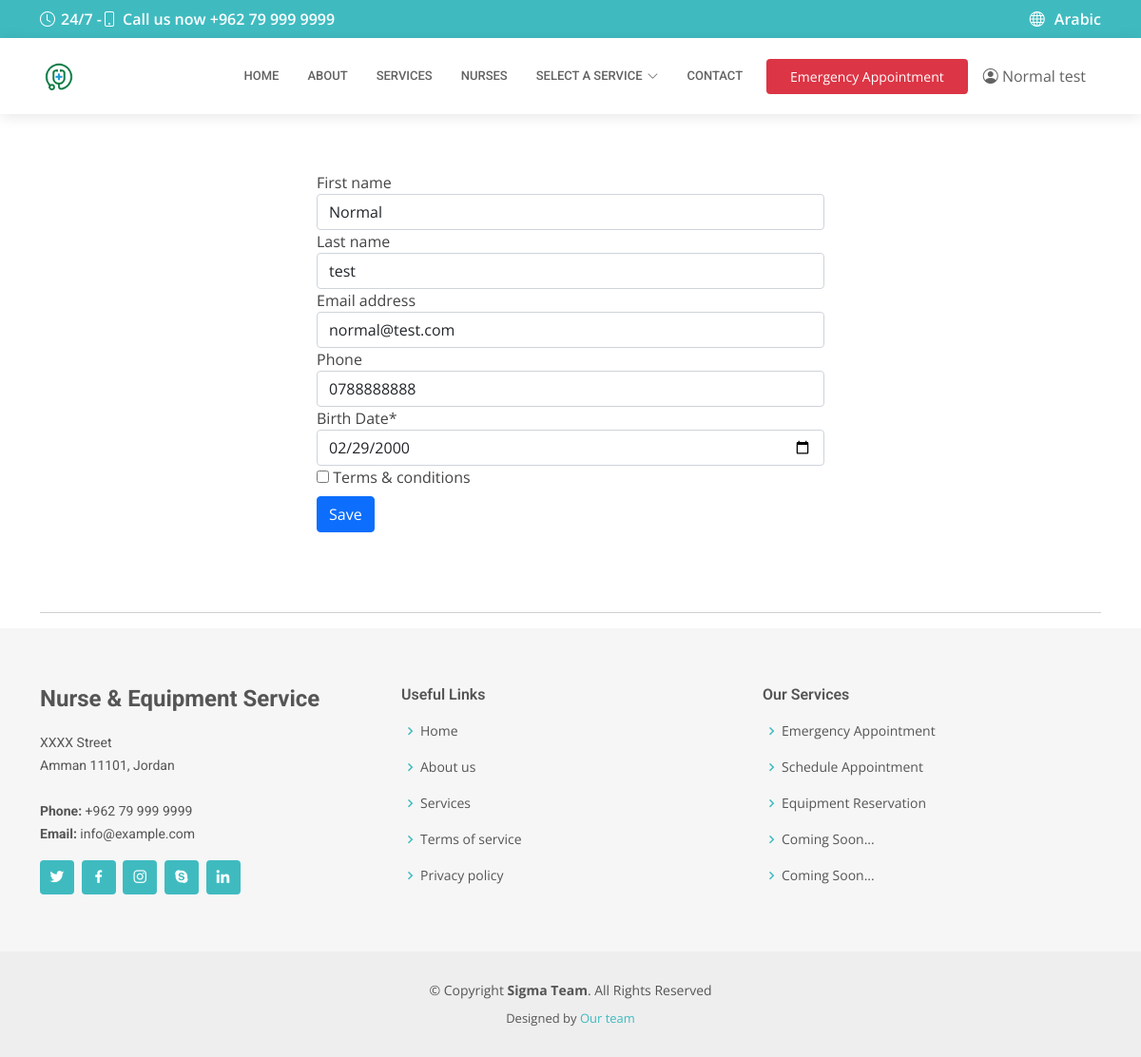
/en/user/update/3/info (signed in), run on the app's committed database.
### user/models.py (models this page shows, shortened)
class CustomUser(AbstractUser):
    phone = models.CharField(unique=True, max_length=10, null=True, blank=True, verbose_name=_('Phone'))
    birth_date = models.DateField(null=True, default=timezone.now, verbose_name=_('Birth Date'))
    insurance = models.BooleanField(default=False, verbose_name=_('Do you have health insurance'))
    agreement = models.BooleanField(default=False, verbose_name=_('Terms & conditions'))
    session_number = models.IntegerField(null=True, default=0)

### user/views.py (the view)
# urls.py: path('update/<int:pk>/info', UserUpdateView.as_view(), name='user-update-info'),
@method_decorator(login_required, name="dispatch")
class UserUpdateView(SuccessMessageMixin, UpdateView):
    template_name = 'user/user_edit_info.html'
    model = CustomUser
    form_class = UserUpdateForm
    success_message = 'Your information updated successfully.'
    success_url = reverse_lazy('home')
    def get_object(self, queryset=None):
        queryset = self.model.objects.filter(id=self.request.user.id)
        return super(UserUpdateView, self).get_object(queryset)

### user/forms.py
class UserUpdateForm(forms.ModelForm):
    class Meta:
        model = CustomUser
        fields = ['first_name', 'last_name', 'email', 'phone', 'birth_date', 'agreement']
        widgets = {
            'birth_date': DateInput(),
        }

### templates/user/user_edit_info.html (shortened to what this page needs)
{% extends "inner-page.html" %}
{% load crispy_forms_tags %}
{% load i18n %}
{% block inner_content %}
    <section class="site-section">
        <div class="container">
            <div class="row justify-content-center">
                <div class="col-md-6">
                    <div class="form-wrap">
                        <form class="edit_user_info" method="POST">
                            <div>
                                {% crispy form %}
                                <button class="primaryAction btn btn-primary mt-2 mb-2"
                                        type="submit">{% trans "Save" %}</button>
                            </div>
                        </form>
                    </div>
                </div>
            </div>
        </div>
    </section>
    <hr>
{% endblock %}

### templates/partials/header.html (shortened to what this page needs)
{% load static %}
{% load i18n %}
<header id="header" class="fixed-top">
    <div class="container d-flex align-items-center">
        <a href="{% url 'home' %}" class="logo me-auto"><img src="{% static 'img/logo2.png' %}" alt=""></a>
        <nav id="navbar" class="navbar order-last order-lg-0">
            <ul>
                <li><a class="nav-link scrollto " href="{% url 'home' %}">{% trans 'Home' %}</a></li>
                <li><a class="nav-link scrollto" href="{% url 'about-us' %}">{% trans 'About' %}</a></li>
                <li><a class="nav-link scrollto" href="{% url 'services' %}">{% trans 'Services' %}</a></li>
                <li><a class="nav-link scrollto" href="{% url 'staff-list' %}">{% trans 'Nurses' %}</a></li>
                <li class="dropdown"><a href="#"><span>{% trans 'Select a Service' %}</span> <i
                        class="bi bi-chevron-down"></i></a>
                </li>
                <li><a class="nav-link scrollto" href="{% url 'contact-us' %}">Contact</a></li>
            </ul>
        </nav>
        <a href="{% url 'create-emergency-appointment' %}" class="appointment-btn">Emergency
            Appointment</a>
        <div class="nav-item dropdown no-arrow">
            {% if user.is_authenticated %}
                <a class="nav-link dropdown-toggle" href="#" id="userDropdown" role="button" data-toggle="dropdown"
                   aria-haspopup="true" aria-expanded="false">
                    <i class="bi bi-person-circle text-gray"></i>
                    <span class="mr-2 d-none d-lg-inline text-gray">{{ user.get_full_name }}</span>
                </a>
            {% else %}
                <a href="{% url 'account_login' %}" class="btn btn-secondary login-btn" role="button">Sign in</a>
            {% endif %}
        </div>
    </div>
</header>

### static/css/style.css (style rules this page uses)
body { font-family: "Open Sans", sans-serif; color: #444444; }
a { color: #3fbbc0; text-decoration: none; }
#header { background: #fff; transition: all 0.5s; z-index: 997; padding: 20px 0; top: 40px; box-shadow: 0px 2px 15px rgba(0, 0, 0, 0.1); }
#header .logo { font-size: 28px; margin: 0; padding: 0; line-height: 1; font-weight: 600; letter-spacing: 0.5px; text-transform: uppercase; }
#header .logo img { max-height: 40px; }
.appointment-btn { margin-left: 25px; background: #dc3545; color: #fff; border-radius: 4px; padding: 8px 25px; white-space: nowrap; transition: 0.3s; font-size: 14px; display: inline-block; }
.navbar { padding: 0; }
.navbar ul { margin: 0; padding: 0; display: flex; list-style: none; align-items: center; }
.navbar li { position: relative; }
.navbar a, .navbar a:focus { display: flex; align-items: center; justify-content: space-between; padding: 10px 0 10px 30px; font-family: "Roboto", sans-serif; font-size: 13px; color: #626262; white-space: nowrap; transition: 0.3s; text-transform: uppercase; font-weight: 500; }
.navbar a i, .navbar a:focus i { font-size: 12px; line-height: 0; margin-left: 5px; }
section { padding: 60px 0; overflow: hidden; }

### static/css/custom_style.css (style rules this page uses)
.dropdown-toggle { white-space: nowrap; }
.dropdown-toggle::after { display: none; }
.text-gray { color: #626262; }
.fixed-top { position: inherit; }

### data on the page
CustomUser: get_full_name "Normal test", first_name "Normal", last_name "test", email "normal@test.com", phone "0788888888", birth_date "02/29/2000"
